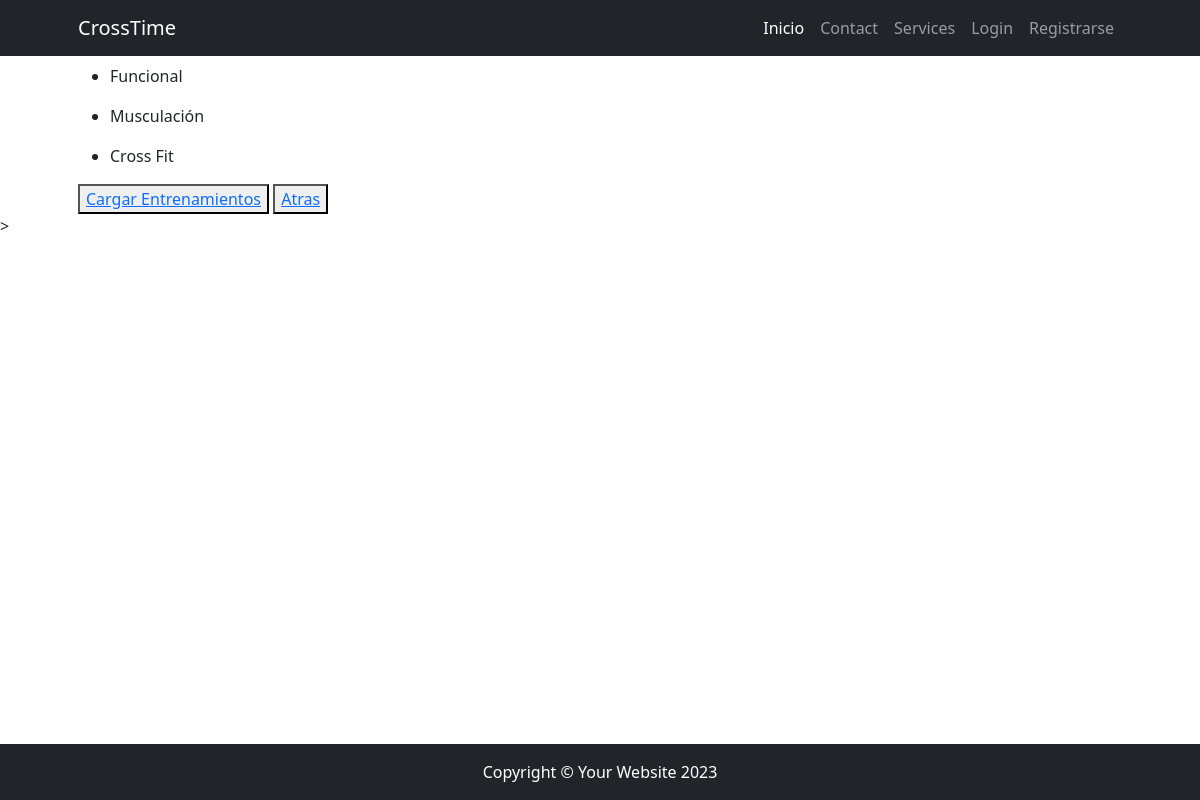
/entrenamiento/list, run on the app's committed database.
### gym_admin/models.py (models this page shows, shortened)
class Entrenamiento(models.Model):
    entrenamiento = models.CharField(max_length=100)
    descripcion = models.TextField(default='Ingrese descripción')

### gym_admin/views.py (the view)
# urls.py: path('entrenamiento/list', views.entrenamiento_list, name="entrenamiento_list"),
def entrenamiento_list(request):
    consulta = models.Entrenamiento.objects.all()
    contexto = {"Entrenamientos": consulta}
    return render(request, "gym_admin/entrenamiento_list.html", contexto)

### gym_admin/templates/gym_admin/entrenamiento_list.html
{% extends 'gym_admin/base.html' %}
{% block content %}
    {% for entrenamiento in Entrenamientos %}
        <ul>
            <li>
                {{entrenamiento.entrenamiento}}
            </li>
        </ul>
    {% endfor %}
    <button><a href="{% url 'entrenamiento_form' %}">Cargar Entrenamientos</a></button>
    <button><a href="{% url 'gym_admin' %}">Atras</a></button>
{% endblock content %}

### data on the page
Entrenamiento: entrenamiento "Funcional"
Entrenamiento: entrenamiento "Musculación"
Entrenamiento: entrenamiento "Cross Fit"
